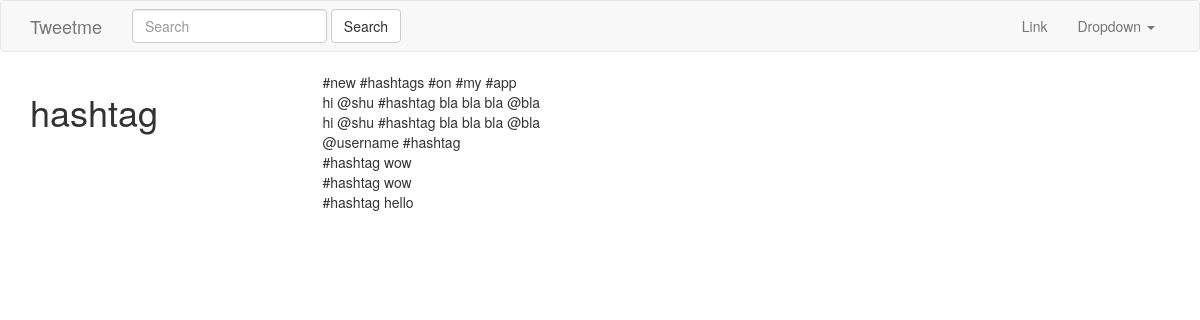
Page /tags/hashtag/ on the earlier database version.
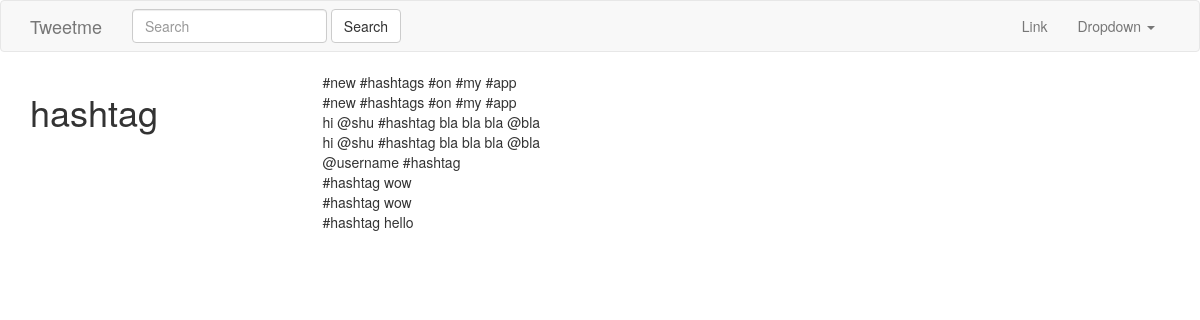
Same page on the later database version.
### hashtags/models.py (models this page shows, shortened)
class HashTag(models.Model):
    tag = models.CharField(max_length=120)
    timestamp = models.DateTimeField(auto_now_add=True)
    def get_tweets(self):
        return Tweet.objects.filter(content__icontains="#" + self.tag)

### tweets/models.py (models this page shows, shortened)
class Tweet(models.Model):
    parent      = models.ForeignKey("self", blank=True, null=True)
    user        = models.ForeignKey(settings.AUTH_USER_MODEL)
    content     = models.CharField(max_length=140, validators=[validate_content])
    liked       = models.ManyToManyField(settings.AUTH_USER_MODEL, blank=True, related_name='liked')
    reply       = models.BooleanField(verbose_name='Is a reply?', default=False)
    updated     = models.DateTimeField(auto_now=True)
    timestamp   = models.DateTimeField(auto_now_add=True)
    objects = TweetManager()
    class Meta:
        ordering = ['-timestamp']

### hashtags/views.py (the view)
# urls.py: url(r'^tags/(?P<hashtag>.*)/$', HashTagView.as_view(), name='hashtag'),
class HashTagView(View):
    def get(self, request, hashtag, *args, **kwargs):
        obj, created = HashTag.objects.get_or_create(tag=hashtag)
        return render(request, 'hashtags/tag_view.html', {"obj": obj})

### hashtags/templates/hashtags/tag_view.html
{% extends "base.html" %}
{% block content %}
    <div class="row">
        <div class="col-sm-3 col-xs-12">
        <h1>{{ obj.tag }}</h1>
        </div>
        <div class="col-sm-9">
        {% for tweet in obj.get_tweets %}
        {{tweet.content}}<br/>
        {% endfor %}
</div>
</div>
{% endblock content %}

### templates/base.html (shortened to what this page needs)
{% load static %}
<!DOCTYPE html>
<html lang="en">
  <head>
    <link href="{% static 'css/bootstrap.min.css' %}" rel="stylesheet">
  </head>
  <body>
    {% include "navbar.html" %}
    <div class="container">
      {% block content %}
      {% endblock content %}
    </div>
  </body>
</html>

### templates/navbar.html (shortened to what this page needs)
<nav class="navbar navbar-default">
  <div class="container">
    <div class="navbar-header">
      <a class="navbar-brand" href="{% url 'home' %}">Tweetme</a>
    </div>
        {% include "tweets/search_form.html" %}
    <div class="collapse navbar-collapse" id="bs-example-navbar-collapse-1">
      <ul class="nav navbar-nav navbar-right">
        <li><a href="#">Link</a></li>
        <li class="dropdown">
          <a href="#" class="dropdown-toggle" data-toggle="dropdown" role="button" aria-haspopup="true" aria-expanded="false">Dropdown <span class="caret"></span></a>
        </li>
      </ul>
    </div>
  </div>
</nav>

### tweets/templates/tweets/search_form.html
<form id='navbar-search-form' class="navbar-form navbar-left" method='GET' action='{% url "tweet:list" %}'>
    <div class="form-group">
        <input class="form-control" type='text' name='q' placeholder="Search" value='{{ request.GET.q }}'/>
    </div>
    <input class="btn btn-default" type="submit" value="Search" />
</form>

Differences in the rows shown:
added Tweet: content "#new #hashtags #on #my #app"
